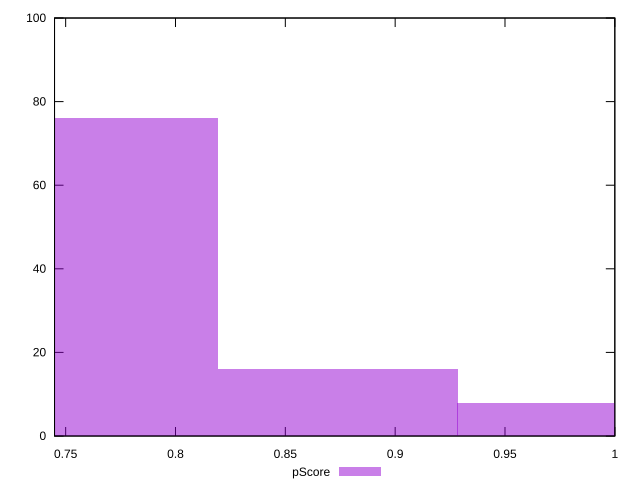

Write the gnuplot code that produced this figure.
reset

$pScore <<EOF
0.7645489068579926 76
0.8737701792662772 16
0.9829914516745618 8
EOF

set key outside below
set boxwidth 0.10922127240828465
set xrange [0.7449333333333333:1]
set yrange [0:100]
set trange [0:100]
set style fill transparent solid 0.5 noborder
set terminal svg size 640, 490 enhanced background rgb 'white'
set output "reprap/uses-rel-preconnect/samples/pages+cached+noexternal+nomedia+nocss/pScore/histogram.svg"

plot $pScore title "pScore" with boxes

reset
